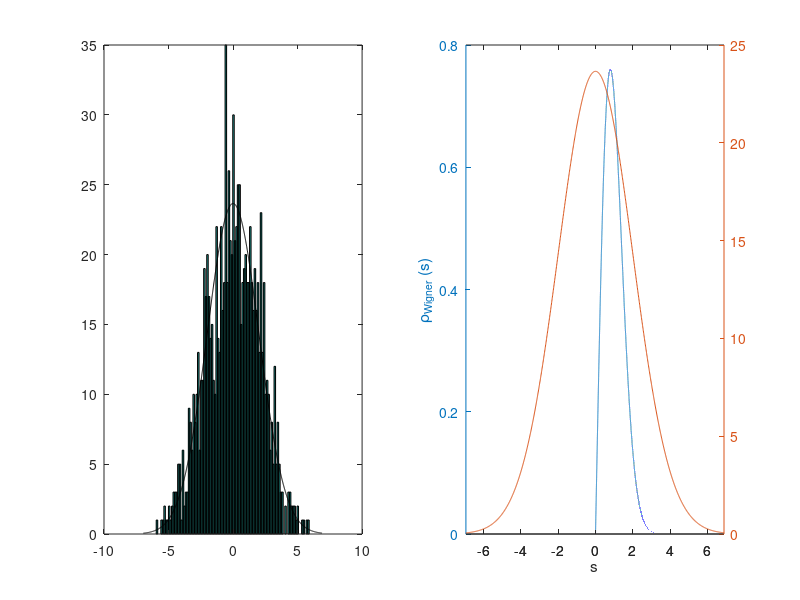

Reproduce this figure in MATLAB.
% Matlab script for random matrix exercise

% Generate M members of the GOE ensemble of NxN matrices, and 
% calculate the difference between the eigenvalues 
% in the middle of the range

% Increase M, N, and Nbins as appropriate

M = 1000;
N = 100;
Nbins = 100;

% randn gives Gaussian random numbers; randn(N) generates a NxN matrix
% Mat' is the transpose

differences = zeros(M,1);	% Initialize array of differences
M11 = zeros(M,1);	% Initialize array of 11 entries

for m = 1:M
    Mat = randn(N);
    Ms = Mat + Mat';
    lambda = sort(eig(Ms));
    differences(m) = lambda(N/2+1)-lambda(N/2);
    M11(m) = Ms(1,1);
end

% Divide out by mean value of the splittings
diffAve = mean(differences);

% hist generates a histogram of differences with Nbins bins. 
% Change Nbins to 50 or so when you do production runs. 

% Octave allows one to use the third argument to normalize the area of
% the histogram (say, to one).
% Matlab doesn't normalizes the histograms 

hist(differences/diffAve,Nbins)

% PLOTTING THEORY OVER HISTOGRAM

% Demonstrated with histogram for diagonal element
% First plot histogram for M11
subplot(1,2,1)
hist(M11,Nbins)

% "hold on" and "hold off" allow one to combine curves
hold on

% Now, plot expected Gaussian fit

% define x curve
x = min(M11)-1:0.01:max(M11)+1;
M11Range = max(M11)-min(M11)

% y(x) is Gaussian of RMS width sigma = 2 (diagonal element doubled in size)
% expected width of diagonal element
sigma11 = 2;
y = (1/sqrt(2*pi*sigma11^2))*exp(-x.*x/(2*sigma11^2));

% Histogram multiplies height by number of entries, divides it by Nbins
normalization = M*M11Range/Nbins
plot(x,normalization*y,'k')

% Reset graphics so next curve is not overlayed on these two
hold off

% GENERATING RANDOM +-1 MATRICES

% Symmetric matrix with integer values +-1 with 50/50 probability
% rand gives flat distributions of random numbers between 0 and 1
% generate random matrix of +- 1
MatPM = sign(2*rand(N) -1)

% Allocate space for NxN matrix Ms
MsPM = zeros(N);

% Symmetrize: copy top half of the matrix (diagonal copied twice)
for i=1:N
  for j=i:N
    MsPM(i,j) = MatPM(i,j);
    MsPM(j,i) = MatPM(i,j);
  end
end  

% Show the matrix: check that it worked
MsPM

%part D
s = 0:.0001:5;
pwig = (pi*s/2).*exp(-pi*(s.^2)/4);

subplot(1,2,2)
plotyy(s,pwig,x,normalization*y)
%hold on
%plot(x,normalization*y,'k')


xlabel('s')
ylabel('\rho_{Wigner} (s)')